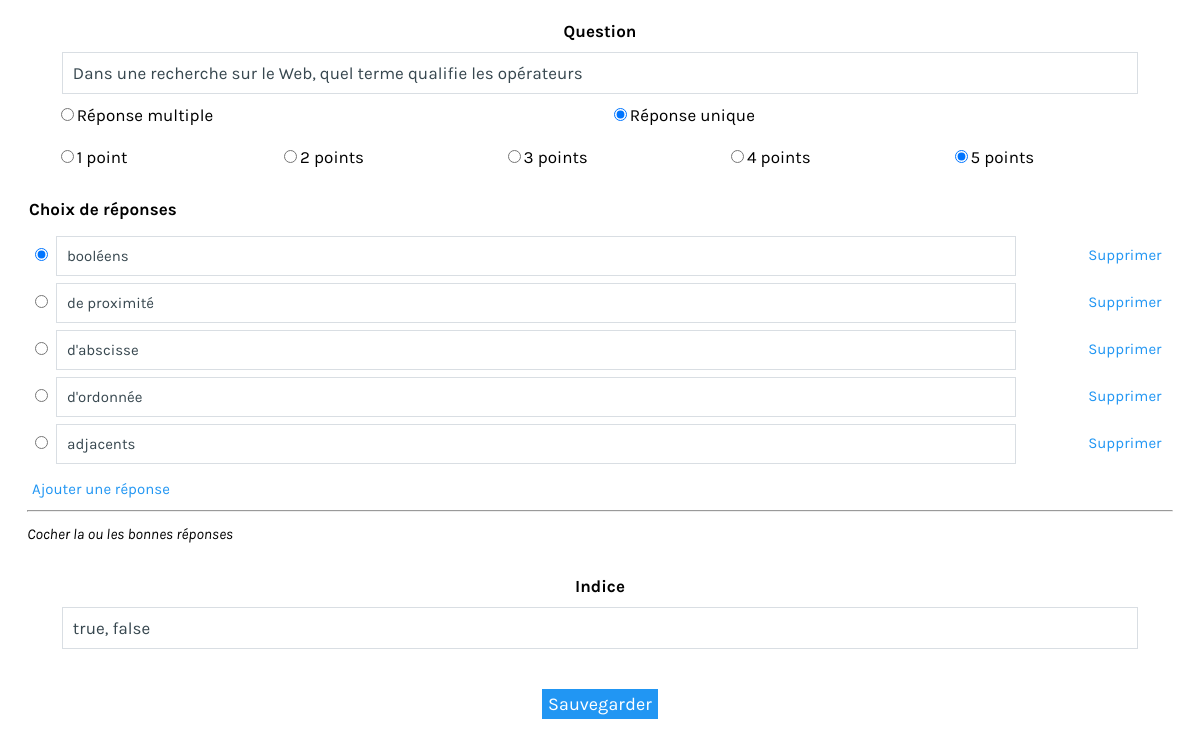
The app's page /frame_form_answer.php?id=3 (signed in) with its own data.
### tables this page shows
CREATE TABLE IF NOT EXISTS `question` (
  `question_id` int(11) NOT NULL,
  `question_questionnaire_id` int(11) NOT NULL,
  `question_num` int(11) NOT NULL,
  `question_content` varchar(255) NOT NULL,
  `question_type` enum('checkbox','radio') NOT NULL,
  `question_hint` text,
  `question_weight` enum('1','2','3','4','5') NOT NULL DEFAULT '1'
);

CREATE TABLE IF NOT EXISTS `choice` (
  `choice_id` int(11) NOT NULL,
  `choice_question_id` int(11) NOT NULL,
  `choice_content` varchar(255) DEFAULT NULL,
  `choice_status` tinyint(1) NOT NULL
);

### include/auth.class.php (called while the page is built, shortened)
<?php
class Auth{
	static function getUserId() {
		if(isset($_SESSION["user_id"]))
			return $_SESSION["user_id"];
		else
			return 0;
	}
};
?>

### frame_form_answer.php (the view, shortened to what this page needs)
<?php
require_once("include/auth.class.php");
$auth = new Auth(true);
$own = false;
$data = array();
if(Validation::Query($_GET, array("id", "qid")) && $_GET["id"] == -1) {
	$q = '	SELECT questionnaire.*, COUNT(question_id) AS questionnaire_total_questions
				FROM questionnaire
				LEFT JOIN question ON questionnaire_id = question_questionnaire_id
				WHERE questionnaire_id = '.$_MYSQLI->real_escape_string($_GET["qid"]).'
				LIMIT 1';
	$questionnaire_result = $_MYSQLI->query($q);
	if($questionnaire_result->num_rows > 0)	{
		$questionnaire = $questionnaire_result->fetch_object();
		if($questionnaire->questionnaire_user_id == Auth::getUserId()) {
			$error = false;
			$new = true;
			$own = true;
			$data["question"] = new stdClass();
			$data["question"]->question_content = "";
			$data["question"]->question_hint = "";
			$data["question"]->question_type = "checkbox";
			$data["question"]->question_weight = "1";
			$data["question"]->question_weight = "1";
			$data["choices"] = array();
			$data["choices"][0] = new stdClass();
			$data["choices"][0]->choice_status = 0;
			$data["choices"][0]->question_type = "checkbox";
			$data["choices"][0]->choice_content = "";
			$data["choices"][0]->choice_id = -1;
		}
	}
}
else if($auth->isLogged() && Validation::Query($_GET, array("id")) && is_numeric($_GET["id"])) {
	$question_result = $_MYSQLI->query('SELECT * FROM question INNER JOIN questionnaire ON questionnaire_id = question_questionnaire_id WHERE question_id = '.$_GET["id"]);
	if($question_result->num_rows > 0) {
		$data["question"] = $question_result->fetch_object();
		$own = $data["question"]->questionnaire_user_id == Auth::getUserId();
		$choice_query = '	SELECT *, SUM(case when answer_student_user_id = '.Auth::getUserId().' then 1 else 0 end) as checked
							FROM question q
							JOIN choice c ON c.choice_question_id = q.question_id
							LEFT JOIN answer a ON a.answer_choice_id = c.choice_id
							WHERE question_id = '.$_GET["id"].'
							GROUP BY choice_id
							ORDER BY question_num ASC, question_id ASC';
		$choice_result = $_MYSQLI->query($choice_query);
		$data["choices"] = array();
		while($row = $choice_result->fetch_object()) {
			$data["choices"][$row->choice_id] = $row;
		}
	}
}
?>
<!DOCTYPE html>
<html>
	<head>
		<link rel="stylesheet" type="text/css" href="css/main.css">
	</head>
	<body style="background: #fff;">
			<div id="answer_framed" >
				<div class="padder">
					<?php
					if($own) {
						?>
						<div id="answerForm">
						<form action="" method="post" id="ownquestionform">
						<fieldset>
							<legend>Question</legend>
							<input id="question_content" type="text" name="question_content" placeholder="Entrer une question" value="<?php echo ($data["question"]->question_content); ?>" /><br/>
							<div id="type">
								<label><input id="type_multi" type="radio" <?php echo ($data["question"]->question_type == "checkbox") ? "checked" : ""; ?>  name="question_type" value="checkbox" />Réponse multiple</label>
								<label><input id="type_one" type="radio"  <?php echo ($data["question"]->question_type == "radio") ? "checked" : ""; ?> name="question_type" value="radio" />Réponse unique</label>
							</div>
							<div id="weight">
								<label><input <?php echo ($data["question"]->question_weight == "1") ? "checked" : ""; ?> type="radio" name="question_weight" value="1" />1 point</label>
								<label><input <?php echo ($data["question"]->question_weight == "2") ? "checked" : ""; ?> type="radio" name="question_weight" value="2" />2 points</label>
								<label><input <?php echo ($data["question"]->question_weight == "3") ? "checked" : ""; ?> type="radio" name="question_weight" value="3" />3 points</label>
								<label><input <?php echo ($data["question"]->question_weight == "4") ? "checked" : ""; ?> type="radio" name="question_weight" value="4" />4 points</label>
								<label><input <?php echo ($data["question"]->question_weight == "5") ? "checked" : ""; ?> type="radio" name="question_weight" value="5" />5 points</label>
							</div>
						</fieldset>
						<fieldset id="choices">
							<legend>Choix de réponses</legend>
							<table>
							<?php
							$i=0;
							foreach($data["choices"] as $choice) {
								echo "<tr>";
									$checked = ($choice->choice_status == 1) ? "checked" : "";
									echo '<td><input '.$checked.' class="answerbox" type="'.$data["question"]->question_type.'" name="correct_indexes[]" value="'.$i.'"></td>';
									echo '<td><input class="choice" type="text" name="labels[]" value="'.$choice->choice_content.'" />';
									echo '<input type="hidden" name="keys[]" value="'.$choice->choice_id.'" /></td>';
									echo '<input type="hidden" name="indexes[]" value="'.$i++.'" /></td>';
									echo '<td><a class="del" href="#">Supprimer</a></td>';
								echo "</tr>";
							}
							?>
							</table>
							<a id="new" href="#">Ajouter une réponse</a>
							<hr/>
							<i id="check_indication">Cocher la ou les bonnes réponses</i>
						</fieldset>
						<fieldset>
							<legend>Indice</legend>
							<input name="question_hint" type="text" placeholder="Entrer un indice optionnel à la question" value="<?php echo ($data["question"]->question_hint); ?>" />
						</fieldset>
						</form>
						</div>
						<input onclick="if(!validate())return false;document.getElementById('loader').style.display='';" type="submit" form="ownquestionform" value="Sauvegarder" class="btn" />
						<?php
					} ?>
				</div>
			</div>
	</body>
</html>

### css/main.css (style rules this page uses)
body { margin:0; font-family: 'Karla', sans-serif; font-size: 17px; line-height: 36px; background: #f5f5f5; }
input, textarea { font-family: "Karla",sans-serif; }
a { text-decoration: none; }
hr { color: #fff; }
#answer_framed { width:100%; height:100%; background: white; text-align: center; }
.padder { margin: 10px 15px 0; }
.btn { font-size: 18px; background: #2196F3; color: #ffffff; padding: 4px 6px; text-decoration: none; border:0; margin-top: 30px; cursor:pointer; transition:background 0.3s; }
#answerForm fieldset { border: 1px solid #d9dee3; border: 0; padding:0 10px 10px; line-height:42px; }
#answerForm fieldset legend { font-weight:bold; }
#type, #weight { margin-left: 2.5%; padding: 0; text-align: left; }
#type label { display: block; float: left; width: 49.5%; font-size:17px; }
#weight label { display: block; float: left; width: 20%; font-size:17px; }
#answerForm input[type=text], #answerForm input[type=password] { border: 1px solid #d9dee3; color: #37474f; font-size: 17px; padding: 10px; width:92%; }
#choices input[type=text] { font-size: 15px; }
#choices { text-align: left; }
#choices i { font-size:15px; }
#choices hr { margin:0; }
#choices a { font-size: 15px; padding:0 5px; color: #2196F3; }
#choices table { width: 100%; }
#choices td:first-child { width: 22px; }
#choices td:last-child { width: 90px; text-align:center; }
#weight { text-align:left; }
#answerForm { clear:both; }

### records on screen
question: question_content "Dans une recherche sur le Web, quel terme qualifie les opérateurs", question_type "☐ Réponse multiple", question_type "☑ Réponse unique", question_weight "☐ 1 point", question_weight "☐ 2 points", question_weight "☐ 3 points", question_weight "☐ 4 points", question_weight "☑ 5 points", choice_content "booléens", choice_content "de proximité", choice_content "d'abscisse", choice_content "d'ordonnée", choice_content "adjacents", question_hint "true, false"
